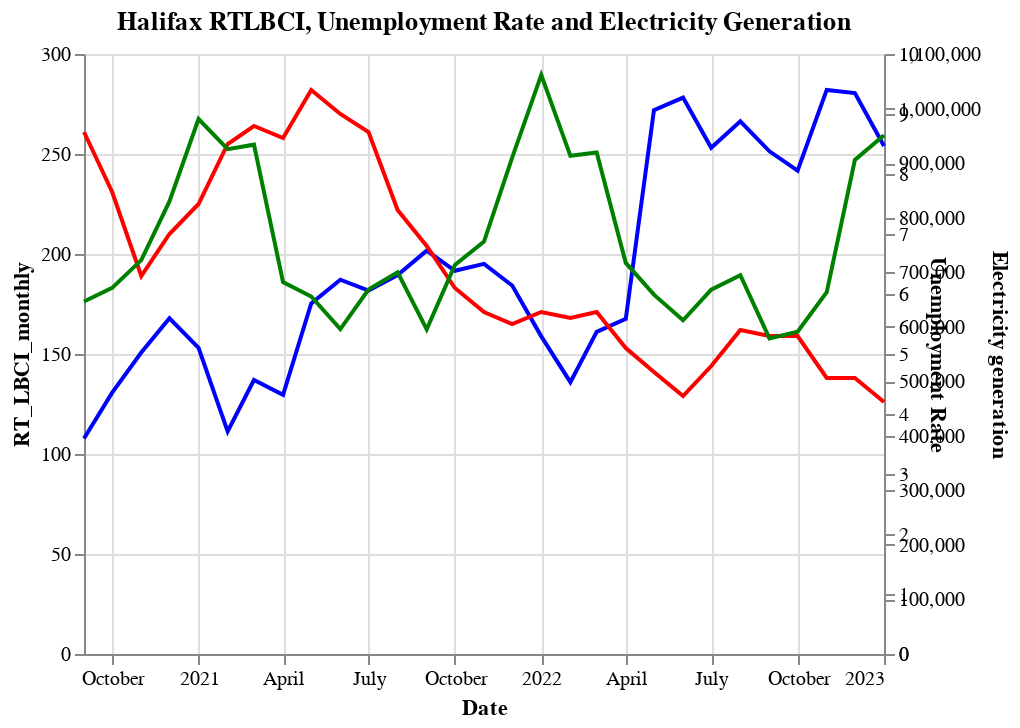

Notebook code cell kept with this figure:
### Markdown cell above
Problem with third axis

### Code cell
import altair as alt

# Create the base chart
base = alt.Chart(Halifax_df_combined).encode(
    x='Date:T'
)

# Add the first line chart for RT_LBCI_monthly
line1 = base.mark_line(color='blue').encode(y='RT_LBCI_monthly:Q')


# Add the second line chart for Unemployment Rate
line2 = base.mark_line(color='red').encode(y='Unemployment Rate:Q')

# Add the third line chart for Electricity generation
line3 = base.mark_line(color='green').encode(y='Electricity generation:Q')

# Combine all the line charts into one plot
chart = alt.layer(line1, line2, line3
).resolve_scale(y='independent'
).properties(title='Halifax RTLBCI, Unemployment Rate and Electricity Generation'
).configure_legend(
    strokeColor='gray',
    fillColor='#EEEEEE',
    padding=10,
    cornerRadius=10,
    orient='top-left'
)

# Show the plot
chart

### Figure 1 — Vega-Lite specification as saved in the notebook (floating-point values rounded to 4 significant figures)
{"config": {"view": {"continuousWidth": 400, "continuousHeight": 300}, "legend": {"cornerRadius": 10, "fillColor": "#EEEEEE", "orient": "top-left", "padding": 10, "strokeColor": "gray"}}, "layer": [{"mark": {"type": "line", "color": "blue"}, "encoding": {"x": {"field": "Date", "type": "temporal"}, "y": {"field": "RT_LBCI_monthly", "type": "quantitative"}}}, {"mark": {"type": "line", "color": "red"}, "encoding": {"x": {"field": "Date", "type": "temporal"}, "y": {"field": "Unemployment Rate", "type": "quantitative"}}}, {"mark": {"type": "line", "color": "green"}, "encoding": {"x": {"field": "Date", "type": "temporal"}, "y": {"field": "Electricity generation", "type": "quantitative"}}}], "data": {"name": "data-45730760c54134d662d1ff83643da1ce"}, "resolve": {"scale": {"y": "independent"}}, "title": "Halifax RTLBCI, Unemployment Rate and Electricity Generation", "$schema": "https://vega.github.io/schema/vega-lite/v4.17.0.json", "datasets": {"data-45730760c54134d662d1ff83643da1ce": [{"Date": "2020-09-01T00:00:00", "RT_LBCI_monthly": 107.7, "Unemployment Rate": 8.7, "Electricity generation": 646300.0}, {"Date": "2020-10-01T00:00:00", "RT_LBCI_monthly": 130.7, "Unemployment Rate": 7.7, "Electricity generation": 671200.0}, {"Date": "2020-11-01T00:00:00", "RT_LBCI_monthly": 150.7, "Unemployment Rate": 6.3, "Electricity generation": 722100.0}, {"Date": "2020-12-01T00:00:00", "RT_LBCI_monthly": 167.9, "Unemployment Rate": 7.0, "Electricity generation": 829700.0}, {"Date": "2021-01-01T00:00:00", "RT_LBCI_monthly": 153.1, "Unemployment Rate": 7.5, "Electricity generation": 980700.0}, {"Date": "2021-02-01T00:00:00", "RT_LBCI_monthly": 111.3, "Unemployment Rate": 8.5, "Electricity generation": 925700.0}, {"Date": "2021-03-01T00:00:00", "RT_LBCI_monthly": 137.0, "Unemployment Rate": 8.8, "Electricity generation": 933800.0}, {"Date": "2021-04-01T00:00:00", "RT_LBCI_monthly": 129.6, "Unemployment Rate": 8.6, "Electricity generation": 681800.0}, {"Date": "2021-05-01T00:00:00", "RT_LBCI_monthly": 175.3, "Unemployment Rate": 9.4, "Electricity generation": 655400.0}, {"Date": "2021-06-01T00:00:00", "RT_LBCI_monthly": 187.1, "Unemployment Rate": 9.0, "Electricity generation": 595600.0}, {"Date": "2021-07-01T00:00:00", "RT_LBCI_monthly": 181.7, "Unemployment Rate": 8.7, "Electricity generation": 668000.0}, {"Date": "2021-08-01T00:00:00", "RT_LBCI_monthly": 189.4, "Unemployment Rate": 7.4, "Electricity generation": 699700.0}, {"Date": "2021-09-01T00:00:00", "RT_LBCI_monthly": 201.7, "Unemployment Rate": 6.8, "Electricity generation": 595100.0}, {"Date": "2021-10-01T00:00:00", "RT_LBCI_monthly": 191.6, "Unemployment Rate": 6.1, "Electricity generation": 713200.0}, {"Date": "2021-11-01T00:00:00", "RT_LBCI_monthly": 195.1, "Unemployment Rate": 5.7, "Electricity generation": 756000.0}, {"Date": "2021-12-01T00:00:00", "RT_LBCI_monthly": 184.3, "Unemployment Rate": 5.5, "Electricity generation": 909900.0}, {"Date": "2022-01-01T00:00:00", "RT_LBCI_monthly": 158.8, "Unemployment Rate": 5.7, "Electricity generation": 1062000.0}, {"Date": "2022-02-01T00:00:00", "RT_LBCI_monthly": 135.9, "Unemployment Rate": 5.6, "Electricity generation": 913400.0}, {"Date": "2022-03-01T00:00:00", "RT_LBCI_monthly": 161.1, "Unemployment Rate": 5.7, "Electricity generation": 919400.0}, {"Date": "2022-04-01T00:00:00", "RT_LBCI_monthly": 167.5, "Unemployment Rate": 5.1, "Electricity generation": 716900.0}, {"Date": "2022-05-01T00:00:00", "RT_LBCI_monthly": 271.9, "Unemployment Rate": 4.7, "Electricity generation": 658800.0}, {"Date": "2022-06-01T00:00:00", "RT_LBCI_monthly": 278.2, "Unemployment Rate": 4.3, "Electricity generation": 611800.0}, {"Date": "2022-07-01T00:00:00", "RT_LBCI_monthly": 253.1, "Unemployment Rate": 4.8, "Electricity generation": 667900.0}, {"Date": "2022-08-01T00:00:00", "RT_LBCI_monthly": 266.4, "Unemployment Rate": 5.4, "Electricity generation": 694300.0}, {"Date": "2022-09-01T00:00:00", "RT_LBCI_monthly": 251.3, "Unemployment Rate": 5.3, "Electricity generation": 578500.0}, {"Date": "2022-10-01T00:00:00", "RT_LBCI_monthly": 241.7, "Unemployment Rate": 5.3, "Electricity generation": 590800.0}, {"Date": "2022-11-01T00:00:00", "RT_LBCI_monthly": 282.0, "Unemployment Rate": 4.6, "Electricity generation": 663200.0}, {"Date": "2022-12-01T00:00:00", "RT_LBCI_monthly": 280.5, "Unemployment Rate": 4.6, "Electricity generation": 905800.0}, {"Date": "2023-01-01T00:00:00", "RT_LBCI_monthly": 254.0, "Unemployment Rate": 4.2, "Electricity generation": 951000.0}]}}
